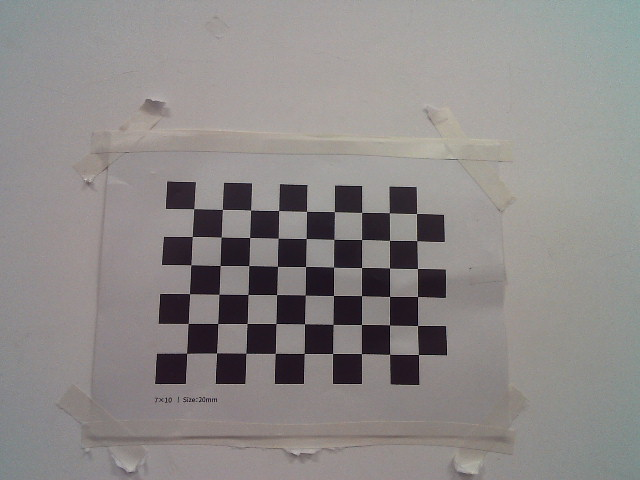
#> input picture jixiebi_project_20260818/calibration/astra_rgb/images/calib_001.png, 640 x 480 px, given in place of the camera
$ python detect_preview.py
#> lines starting #> are read from the running program, lines starting #| are printed output that depends on the picture; after the words box and inside, x2 and y2 are one past the last pixel; in counts of white or black regions, pixels touching at a corner belong together
### jixiebi_project_20260818/jetson_nano_vision/jetson_vision/camera_utils.py
import sys
import time
from pathlib import Path
from typing import Any, Dict, List, Optional, Tuple, Union


def camera_source(value: str) -> Union[int, str]:
    return int(value) if value.isdigit() else value


def apply_flip(frame, flip: str):
    """Apply the configured image flip mode."""
    if flip == "none":
        return frame
    import cv2  # type: ignore

    return cv2.flip(frame, int(flip))


def open_camera(
    value: str,
    width: int,
    height: int,
    fps: int,
    *,
    brightness: Optional[float] = None,
    gain: Optional[float] = None,
    backlight_compensation: Optional[float] = None,
) -> Tuple[Any, str]:
    if value == "picamera2":
        return _open_picamera2(width, height, fps)
    if value in ("csi", "jetson-csi") or value.startswith("csi:"):
        sensor_id = _parse_csi_sensor_id(value)
        cap = _try_open_jetson_csi(sensor_id, width, height, fps)
        if cap is not None:
            return cap, "jetson-csi sensor={} {}fps".format(sensor_id, fps)
        raise RuntimeError("cannot open Jetson CSI camera sensor={}".format(sensor_id))
    if "!" in value:
        cap = _try_open_gstreamer(value)
        if cap is not None:
            return cap, "gstreamer pipeline"
        raise RuntimeError("cannot open GStreamer camera pipeline")

    candidates = _camera_candidates(value)
    last_label = candidates[-1] if candidates else value
    fps_candidates = _fps_candidates(fps)
    fourcc_candidates = _fourcc_candidates()

    for candidate in candidates:
        for try_fps in fps_candidates:
            for fourcc in fourcc_candidates:
                for backend_name, backend in _capture_backends():
                    opened = _try_open_camera(
                        candidate,
                        width,
                        height,
                        try_fps,
                        fourcc,
                        backend,
                        brightness=brightness,
                        gain=gain,
                        backlight_compensation=backlight_compensation,
                    )
                    if opened is not None:
                        cap, actual = opened
                        return cap, "{} {} {}".format(
                            candidate,
                            backend_name,
                            actual,
                        )

    if value == "auto":
        cap = _try_open_jetson_csi(0, width, height, fps)
        if cap is not None:
            return cap, "jetson-csi sensor=0 {}fps".format(fps)
        raise RuntimeError(
            "cannot open camera auto; V4L2 last tried {}; Jetson CSI failed".format(
                last_label
            )
        )

    raise RuntimeError("cannot open camera {}; last tried {}".format(value, last_label))


def _try_open_camera(
    value: str,
    width: int,
    height: int,
    fps: int,
    fourcc: Optional[str],
    backend: int,
    *,
    brightness: Optional[float] = None,
    gain: Optional[float] = None,
    backlight_compensation: Optional[float] = None,
) -> Optional[Tuple[Any, str]]:
    import cv2  # type: ignore

    source = camera_source(value)
    try:
        cap = cv2.VideoCapture(source, backend)
    except TypeError:
        cap = cv2.VideoCapture(source)
    if cap.isOpened():
        # UVC devices renegotiate the stream when FOURCC changes.  Set it
        # first; setting it last can silently reset an already requested
        # resolution or frame interval.
        if fourcc is not None:
            cap.set(cv2.CAP_PROP_FOURCC, cv2.VideoWriter_fourcc(*fourcc))
        cap.set(cv2.CAP_PROP_FRAME_WIDTH, width)
        cap.set(cv2.CAP_PROP_FRAME_HEIGHT, height)
        cap.set(cv2.CAP_PROP_FPS, fps)
        if hasattr(cv2, "CAP_PROP_BUFFERSIZE"):
            cap.set(cv2.CAP_PROP_BUFFERSIZE, 1)

        frame_times = []
        first_frame = None
        for _ in range(12):
            ok, frame = cap.read()
            if ok and frame is not None:
                if frame.shape[0] != int(height) or frame.shape[1] != int(width):
                    cap.release()
                    return None
                if first_frame is None:
                    first_frame = frame
                    _apply_camera_controls(
                        cap,
                        cv2,
                        brightness=brightness,
                        gain=gain,
                        backlight_compensation=backlight_compensation,
                    )
                frame_times.append(time.monotonic())
        if first_frame is not None:
            actual_fourcc = _decode_fourcc(cap.get(cv2.CAP_PROP_FOURCC))
            if (
                fourcc is not None
                and actual_fourcc
                and not _fourcc_matches(fourcc, actual_fourcc)
            ):
                cap.release()
                return None
            actual_fps = _finite_positive(cap.get(cv2.CAP_PROP_FPS))
            probe_fps = 0.0
            if len(frame_times) >= 2 and frame_times[-1] > frame_times[0]:
                probe_fps = (len(frame_times) - 1) / (frame_times[-1] - frame_times[0])
            controls = _camera_control_readback(
                cap,
                cv2,
                brightness=brightness,
                gain=gain,
                backlight_compensation=backlight_compensation,
            )
            actual = "req={}x{}@{} {} actual={}x{} {} driver_fps={} probe_fps={}{}".format(
                int(width),
                int(height),
                int(fps),
                fourcc or "native",
                int(first_frame.shape[1]),
                int(first_frame.shape[0]),
                actual_fourcc or "unknown",
                "{:.1f}".format(actual_fps) if actual_fps > 0.0 else "unknown",
                "{:.1f}".format(probe_fps) if probe_fps > 0.0 else "unknown",
                " controls=" + controls if controls else "",
            )
            return cap, actual
    cap.release()
    return None


def _finite_positive(value: Any) -> float:
    try:
        parsed = float(value)
    except (TypeError, ValueError):
        return 0.0
    if parsed <= 0.0 or parsed != parsed or parsed == float("inf"):
        return 0.0
    return parsed


def _decode_fourcc(value: Any) -> str:
    try:
        code = int(round(float(value)))
    except (TypeError, ValueError):
        return ""
    if code <= 0:
        return ""
    text = "".join(chr((code >> (8 * index)) & 0xFF) for index in range(4))
    return text.rstrip("\x00 ")


# [6 lines left out: function _fourcc_matches, not called in this run]


def _camera_control_properties(cv2) -> Dict[str, Optional[int]]:
    return {
        "brightness": getattr(cv2, "CAP_PROP_BRIGHTNESS", None),
        "gain": getattr(cv2, "CAP_PROP_GAIN", None),
        "backlight": getattr(cv2, "CAP_PROP_BACKLIGHT", None),
    }


def _requested_camera_controls(
    *,
    brightness: Optional[float],
    gain: Optional[float],
    backlight_compensation: Optional[float],
) -> Dict[str, Optional[float]]:
    return {
        "brightness": brightness,
        "gain": gain,
        "backlight": backlight_compensation,
    }


def _apply_camera_controls(
    cap,
    cv2,
    *,
    brightness: Optional[float],
    gain: Optional[float],
    backlight_compensation: Optional[float],
) -> None:
    properties = _camera_control_properties(cv2)
    requested = _requested_camera_controls(
        brightness=brightness,
        gain=gain,
        backlight_compensation=backlight_compensation,
    )
    for name, value in requested.items():
        prop = properties.get(name)
        if value is None or prop is None:
            continue
        try:
            cap.set(prop, float(value))
        except Exception:
            # Image acquisition remains useful even when a different camera
            # does not implement one of the YHTek controls.
            continue


def _camera_control_readback(
    cap,
    cv2,
    *,
    brightness: Optional[float],
    gain: Optional[float],
    backlight_compensation: Optional[float],
) -> str:
    properties = _camera_control_properties(cv2)
    requested = _requested_camera_controls(
        brightness=brightness,
        gain=gain,
        backlight_compensation=backlight_compensation,
    )
    parts = []
    for name, value in requested.items():
        prop = properties.get(name)
        if value is None:
            continue
        if prop is None:
            parts.append("{}=unsupported".format(name))
            continue
        try:
            actual = float(cap.get(prop))
        except Exception:
            parts.append("{}=?".format(name))
            continue
        if actual != actual or actual in (float("inf"), float("-inf")):
            parts.append("{}=?".format(name))
            continue
        mismatch = abs(actual - float(value)) > max(0.5, abs(float(value)) * 0.02)
        parts.append(
            "{}={:g}{}".format(
                name,
                actual,
                "(!={:g})".format(float(value)) if mismatch else "",
            )
        )
    return ",".join(parts)


def _capture_backends() -> List[Tuple[str, int]]:
    """Return preferred OpenCV capture backends for the current platform."""
    import cv2  # type: ignore

    if sys.platform == "win32":
        backends = []
        if hasattr(cv2, "CAP_DSHOW"):
            backends.append(("dshow", cv2.CAP_DSHOW))
        if hasattr(cv2, "CAP_MSMF"):
            backends.append(("msmf", cv2.CAP_MSMF))
        return backends or [("auto", cv2.CAP_ANY)]
    if sys.platform.startswith("linux"):
        backends = []
        if hasattr(cv2, "CAP_V4L2"):
            backends.append(("v4l2", cv2.CAP_V4L2))
        backends.append(("auto", cv2.CAP_ANY))
        return backends
    return [("auto", cv2.CAP_ANY)]


# [45 lines left out: functions _parse_csi_sensor_id, _try_open_gstreamer, _try_open_jetson_csi, _jetson_csi_pipeline, not called in this run]


class _Picamera2Capture:
    # [18 lines left out: functions __init__, read, not called in this run]

    def release(self) -> None:
        self._camera.stop()
        self._camera.close()


# [7 lines left out: function _open_picamera2, not called in this run]


def _fps_candidates(preferred: int) -> List[int]:
    values = [int(preferred), 60, 30, 15]
    result = []  # type: List[int]
    for value in values:
        if value > 0 and value not in result:
            result.append(value)
    return result


def _fourcc_candidates() -> List[Optional[str]]:
    return ["MJPG", "YUYV", "YUY2", None]


def _camera_candidates(value: str) -> List[str]:
    if value != "auto":
        return [value]

    candidates = []  # type: List[str]
    max_index = 8 if sys.platform == "win32" else 32
    for index in range(max_index):
        candidates.append(str(index))

    if sys.platform.startswith("linux"):
        for dev in sorted(Path("/dev").glob("video*")):
            if dev.name[5:].isdigit() and str(dev) not in candidates:
                candidates.append(str(dev))

        by_id = Path("/dev/v4l/by-id")
        if by_id.exists():
            for dev in sorted(by_id.iterdir()):
                if str(dev) not in candidates:
                    candidates.append(str(dev))

    if not candidates:
        candidates = [str(index) for index in range(32)]
    return candidates

### jixiebi_project_20260818/jetson_nano_vision/jetson_vision/vision/rect_detect.py
import math
from typing import List, Optional, Tuple

import cv2
import numpy as np

from .._compat import dataclass


@dataclass(frozen=True)
class DetectedRect:
    """A detected (possibly rotated) rectangle in image coordinates."""

    center: Tuple[float, float]
    box: np.ndarray
    area: float


def angle_between(v1: np.ndarray, v2: np.ndarray) -> float:
    """Return the angle (in degrees) between 2 vectors."""
    dot = float(v1.dot(v2))
    n1 = float(np.linalg.norm(v1))
    n2 = float(np.linalg.norm(v2))
    if n1 * n2 == 0:
        return 0.0
    cos = max(-1.0, min(1.0, dot / (n1 * n2)))
    return math.degrees(math.acos(cos))


def detect_rectangles(
    frame: np.ndarray,
    min_area_ratio: float = 0.005,
    max_area_ratio: float = 0.5,
    angle_tol: float = 25.0,
) -> List[DetectedRect]:
    h, w = frame.shape[:2]
    img_area = h * w
    min_area = img_area * float(min_area_ratio)
    max_area = img_area * float(max_area_ratio)

    gray = cv2.cvtColor(frame, cv2.COLOR_BGR2GRAY)
    blurred = cv2.GaussianBlur(gray, (3, 3), 0)
    _, thresh = cv2.threshold(blurred, 0, 255, cv2.THRESH_BINARY + cv2.THRESH_OTSU)
    kernel = cv2.getStructuringElement(cv2.MORPH_RECT, (5, 5))

    opened = cv2.morphologyEx(thresh, cv2.MORPH_OPEN, kernel, iterations=1)
    opened = cv2.erode(opened, kernel, iterations=1)
    edges = cv2.Canny(opened, 25, 75)
    contours = _find_external_contours(edges)

    rects = []  # type: List[DetectedRect]
    for cnt in contours:
        area = float(cv2.contourArea(cnt))
        if area < min_area or area > max_area:
            continue

        peri = cv2.arcLength(cnt, True)
        approx = cv2.approxPolyDP(cnt, 0.02 * peri, True)

        if len(approx) == 4 and cv2.isContourConvex(approx):
            pts = approx.reshape(4, 2).astype(np.float32)
            angles = []
            for i in range(4):
                p0 = pts[i]
                p1 = pts[(i + 1) % 4]
                p2 = pts[(i + 2) % 4]
                angles.append(angle_between(p0 - p1, p2 - p1))
            if all(abs(a - 90) < angle_tol for a in angles):
                dists = [float(np.linalg.norm(pts[i] - pts[(i + 1) % 4])) for i in range(4)]
                min_dist = min(dists)
                max_dist = max(dists)
                if min_dist <= 0:
                    continue
                if max_dist / min_dist > 3:
                    continue
                cx_val, cy_val = _diagonal_intersection(pts)
                rects.append(
                    DetectedRect(
                        center=(cx_val, cy_val),
                        box=pts,
                        area=area,
                    )
                )

    rects.sort(key=lambda r: r.area, reverse=True)
    return rects


def _diagonal_intersection(pts: np.ndarray) -> Tuple[float, float]:
    p0, p1, p2, p3 = pts[0], pts[1], pts[2], pts[3]
    x1, y1 = float(p0[0]), float(p0[1])
    x2, y2 = float(p2[0]), float(p2[1])
    x3, y3 = float(p1[0]), float(p1[1])
    x4, y4 = float(p3[0]), float(p3[1])
    denom = (x1 - x2) * (y3 - y4) - (y1 - y2) * (x3 - x4)
    if abs(denom) < 1e-6:
        c = np.mean(pts, axis=0)
        return float(c[0]), float(c[1])
    t = ((x1 - x3) * (y3 - y4) - (y1 - y3) * (x3 - x4)) / denom
    return x1 + t * (x2 - x1), y1 + t * (y2 - y1)


def draw_detected_rect(
    frame: np.ndarray,
    rect: Optional[DetectedRect],
    color: Tuple[int, int, int] = (0, 255, 0),
    thickness: int = 3,
    draw_center: bool = True,
    draw_text: bool = True,
) -> None:
    if rect is None:
        return

    box = rect.box.astype(np.int32)
    cv2.polylines(frame, [box], isClosed=True, color=color, thickness=thickness)

    cx, cy = rect.center

    if draw_text:
        label = "A:{}".format(int(rect.area))
        label_coord = "X:{} Y:{}".format(int(cx), int(cy))
        cv2.putText(
            frame,
            label,
            (int(cx) - 80, int(cy) - 10),
            cv2.FONT_HERSHEY_SIMPLEX,
            0.6,
            color,
            2,
        )
        cv2.putText(
            frame,
            label_coord,
            (int(cx) - 80, int(cy) + 20),
            cv2.FONT_HERSHEY_SIMPLEX,
            0.6,
            color,
            2,
        )

    if draw_center:
        cv2.circle(frame, (int(cx), int(cy)), 5, (0, 0, 255), -1)


def _find_external_contours(image: np.ndarray):
    result = cv2.findContours(
        image.copy(), cv2.RETR_EXTERNAL, cv2.CHAIN_APPROX_SIMPLE
    )
    return result[-2]

### jixiebi_project_20260818/jetson_nano_vision/jetson_vision/detect_preview.py
import argparse
import time

from .camera_utils import apply_flip, open_camera
from .undistort import Undistorter
from .vision.rect_detect import detect_rectangles, draw_detected_rect


def parse_args() -> argparse.Namespace:
    parser = argparse.ArgumentParser(description="Jetson camera rectangle detection preview.")
    parser.add_argument("--camera", default="0")
    parser.add_argument("--width", type=int, default=640)
    parser.add_argument("--height", type=int, default=480)
    parser.add_argument("--fps", type=int, default=120)
    parser.add_argument("--display", type=int, choices=[0, 1], default=1)
    parser.add_argument(
        "--flip",
        choices=["none", "0", "1", "-1"],
        default="-1",
        help="Camera flip: none, 0 vertical, 1 horizontal, -1 rotate 180.",
    )
    parser.add_argument("--calib-params", default="", help="calib_solve.py output .npz path.")
    parser.add_argument("--min-area-ratio", type=float, default=0.005)
    parser.add_argument("--max-area-ratio", type=float, default=0.5)
    parser.add_argument("--angle-tol", type=float, default=25.0)
    parser.add_argument("--print-interval", type=float, default=0.5)
    return parser.parse_args()


def main() -> int:
    args = parse_args()

    import cv2  # type: ignore

    cap, label = open_camera(args.camera, args.width, args.height, args.fps)
#> the loop in _try_open_camera, `for _ in range(12):` made 12 passes
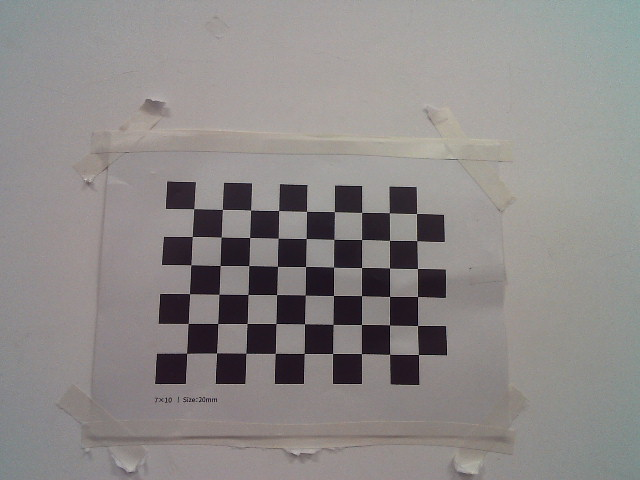
#> input picture jixiebi_project_20260818/calibration/astra_rgb/images/calib_001.png, 640 x 480 px, given in place of the camera
#> in _try_open_camera, first_frame is the input picture: shape (480, 640, 3); mean B, G, R 136.1, 137.1, 141
#> after the loop in _try_open_camera, `for _ in range(12):`: frame_times = [1457.5, 1457.5, 1457.5, 1457.5, 1457.5, 1457.5, 1457.5, 1457.5, 1457.5, 1457.5, 1457.5, 1457.5]
#> in _try_open_camera, `actual_fourcc = _decode_fourcc(cap.get(cv2.CAP_PROP_FOURCC))`: actual_fourcc = ''
#> in _try_open_camera, `actual_fps = _finite_positive(cap.get(cv2.CAP_PROP_FPS))`: actual_fps = 30
#> in _try_open_camera, `probe_fps = (len(frame_times) - 1) / (frame_times[-1] - frame_times[0])`: probe_fps = 3350.6
#> in _try_open_camera, `controls = _camera_control_readback( cap, cv2, brightness=brightness, ..`: controls = ''
    undistorter = None
    if args.calib_params:
        undistorter = Undistorter.load(args.calib_params, (args.width, args.height))
        if undistorter is None:
            print(f"undistort disabled: cannot load {args.calib_params}", flush=True)
        else:
            print(
                f"undistort enabled: fx={undistorter.fx:.1f} fy={undistorter.fy:.1f} "
                f"cx={undistorter.cx:.1f} cy={undistorter.cy:.1f}",
                flush=True,
            )

    print(f"camera opened: {label}", flush=True)
#| camera opened: 0 v4l2 req=640x480@120 MJPG actual=640x480 unknown driver_fps=30.0 probe_fps=3350.6
    win_name = f"detect {label}"
    if args.display:
        cv2.namedWindow(win_name, cv2.WINDOW_NORMAL)

    count = 0
    start = time.time()
    last_print = 0.0

    try:
        while True:
            ok, frame = cap.read()
            if not ok or frame is None:
                time.sleep(0.01)
                continue

            frame = apply_flip(frame, args.flip)
#> in apply_flip, `return cv2.flip(frame, int(flip))`:
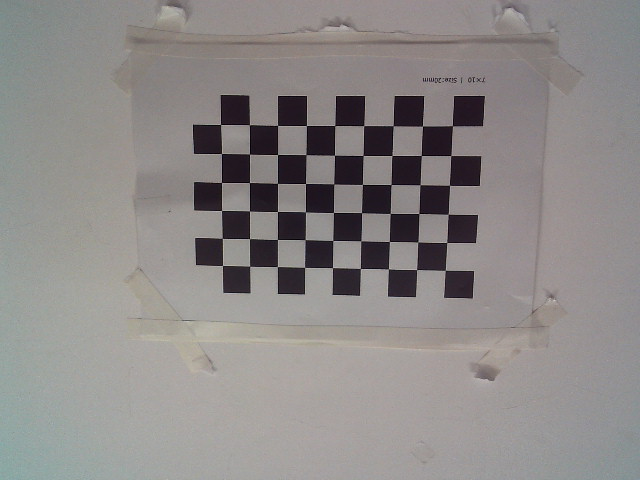
#> returned value: shape (480, 640, 3); mean of channels 0, 1, 2 136.1, 137.1, 141; drawn as B, G, R
            if undistorter is not None:
                frame = undistorter.apply(frame)

            rects = detect_rectangles(
                frame,
                min_area_ratio=args.min_area_ratio,
                max_area_ratio=args.max_area_ratio,
                angle_tol=args.angle_tol,
            )
#> in detect_rectangles, `_, thresh = cv2.threshold(blurred, 0, 255, cv2.THRESH_BINARY + cv2.THR..`:
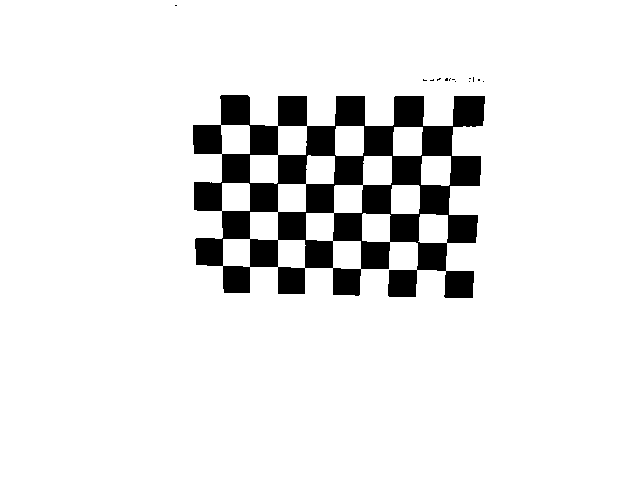
#> thresh: shape (480, 640); 90.7% white; 14 black regions (13 under 20 px), largest, box (x1, y1, x2, y2) and area: (193, 95, 485, 298) 28600
#> in detect_rectangles, `opened = cv2.erode(opened, kernel, iterations=1)`:
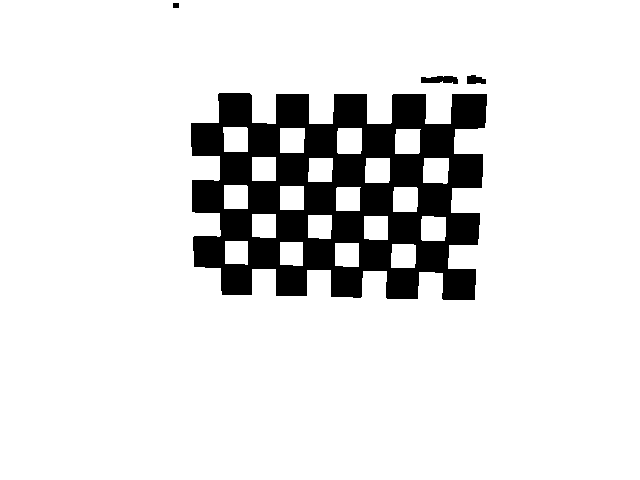
#> opened: shape (480, 640); 88% white; 4 black regions, box (x1, y1, x2, y2) and area: (191, 93, 487, 300) 36367, (421, 76, 458, 84) 230, (467, 75, 486, 84) 134, (173, 3, 179, 8) 30
#> in _find_external_contours, `result = cv2.findContours( image.copy(), cv2.RETR_EXTERNAL, cv2.CHAIN_..`: result = 4 contours; box (x1, y1, x2, y2) and area: (190, 92, 487, 300) 48118, (420, 75, 458, 84) 224, (466, 74, 486, 84) 132, (172, 2, 179, 8) 27
#> (the rest of the program and of its run is left out)
